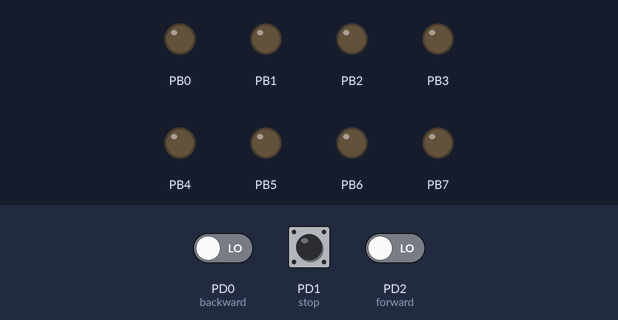
The program below on a simulated ATmega328P, built with avr-gcc and emulated at 1 MHz. Parts: output pins drawn as LEDs (lit = HIGH). Dashed ring = blinking. The inputs (shaded band) are chosen by the test bench; at power-on: PD0 (backward) LOW, PD2 (forward) LOW, PD1 (stop) LOW.

Above: at 1.2 s.
1.3 s: PD0 (backward) driven HIGH
At 2.0 s:
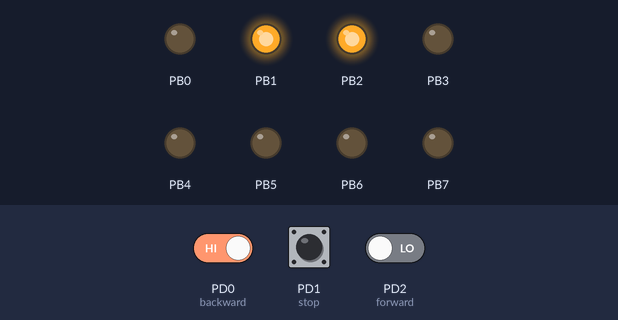
2.8 s: PD2 (forward) driven HIGH
At 2.97 s:
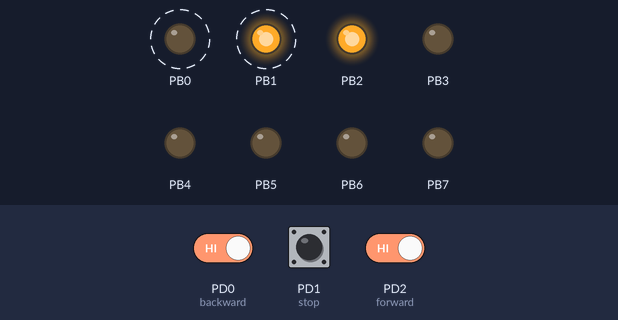
5.8 s: PD1 (stop) pulled HIGH for 3.2 s
At 7.1 s:
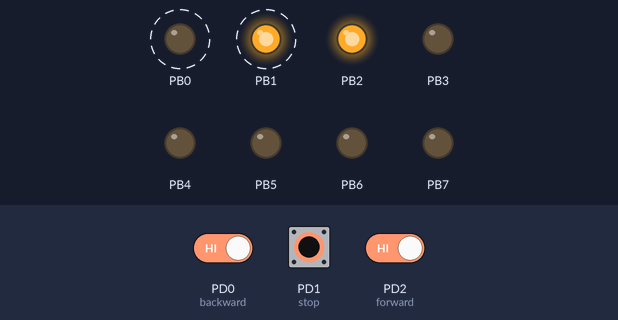
10.5 s: PD0 (backward) driven LOW
At 11.2 s:
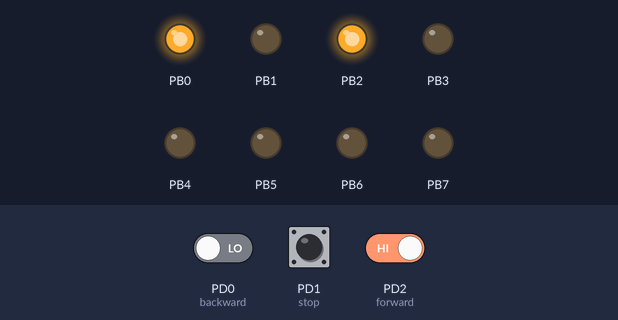
12.0 s: PD1 (stop) pulled HIGH for 0.15 s
At 13.5 s:
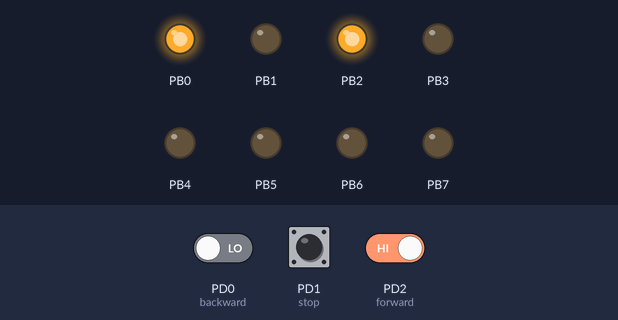
Timing chart, 0 to 14.6 s (numbered marks = the images above; inputs shaded):
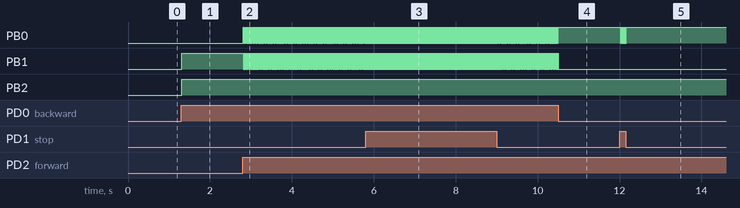

The program:

main.c
```c
#define F_CPU 1000000UL
#include <avr/io.h>
#include <util/delay.h>

#define forward PORTD2 // forward is assigned to PORTD2.
#define stop PORTD1    // stop is assigned to PORTD1.
#define backward PORTD0 // backward is assigned to PORTD0.

int main(void)
{
	DDRB = 0xFF; // Set port B as output.
	DDRD = 0x00; // Set port D as input.

	while (1)
	{
		if (PIND & (1 << forward)) // If the forward button is pressed:
		{
			_delay_ms(10);      // Delay for 10 milliseconds.
			PORTB = 0b00000101; // Activate motor driver A. Input - 1 = HIGH, Input - 2 = LOW
		}
		if (PIND & (1 << stop)) // If the stop button is pressed:
		{
			_delay_ms(10);      // Delay for 10 milliseconds.
			PORTB = 0b00000100; // Activate motor driver A. Input - 1 = Input - 2 = LOW
		}
		if (PIND & (1 << backward)) // If the backward button is pressed:
		{
			_delay_ms(10);      // Delay for 10 milliseconds.
			PORTB = 0b00000110; // Activate motor driver A. Input - 1 = LOW, Input - 2 = HIGH
		}
	}
}
```

Measured:
- after the input at 1.3 s, PB1, PB2: LOW → HIGH at once
- after the input at 2.8 s, PB0, PB1: alternates HIGH for 0.01 s and LOW for 0.01 s, starting at once
- after the input at 5.8 s, PB0: alternates HIGH for 0.01 s and LOW for 0.02 s, starting after 0.13 s; PB1: alternates HIGH for 0.01 s and LOW for 0.02 s, starting after 0.12 s
- after the input at 10.5 s, PB0: goes on until 10.5 s, then stays HIGH; PB1: goes on until 10.5 s, then stays LOW
- after the input at 12.0 s, PB0: alternates HIGH for 0.01 s and LOW for 0.01 s, 16 changes in all, then stays HIGH, starting at once
